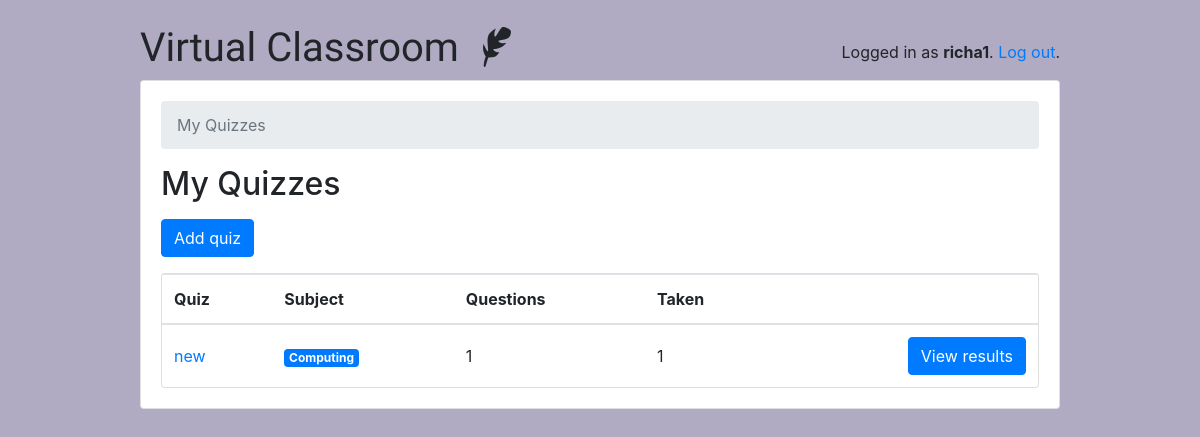
The app's page /teachers/ (signed in) with its own data.
### classroom/models.py (models this page shows, shortened)
class User(AbstractUser):
    is_student = models.BooleanField(default=False)
    is_teacher = models.BooleanField(default=False)

class Quiz(models.Model):
    owner = models.ForeignKey(User, on_delete=models.CASCADE, related_name='quizzes')
    name = models.CharField(max_length=255)
    subject = models.ForeignKey(Subject, on_delete=models.CASCADE, related_name='quizzes')

class Subject(models.Model):
    name = models.CharField(max_length=30)
    color = models.CharField(max_length=7, default='#007bff')
    def get_html_badge(self):
        name = escape(self.name)
        color = escape(self.color)
        html = '<span class="badge badge-primary" style="background-color: %s">%s</span>' % (color, name)
        return mark_safe(html)

### classroom/views/teachers.py (the view)
# urls.py: path('', students.QuizListView.as_view(), name='quiz_list'),
@method_decorator([login_required, teacher_required], name='dispatch')
class QuizListView(ListView):
    model = Quiz
    ordering = ('name', )
    context_object_name = 'quizzes'
    template_name = 'classroom/teachers/quiz_change_list.html'
    def get_queryset(self):
        queryset = self.request.user.quizzes \
            .select_related('subject') \
            .annotate(questions_count=Count('questions', distinct=True)) \
            .annotate(taken_count=Count('taken_quizzes', distinct=True))
        return queryset

### classroom/templates/classroom/teachers/quiz_change_list.html
{% extends 'base.html' %}
{% block content %}
  <nav aria-label="breadcrumb">
    <ol class="breadcrumb">
      <li class="breadcrumb-item active" aria-current="page">My Quizzes</li>
    </ol>
  </nav>
  <h2 class="mb-3">My Quizzes</h2>
  <a href="{% url 'teachers:quiz_add' %}" class="btn btn-primary mb-3" role="button">Add quiz</a>
  <div class="card">
    <table class="table mb-0">
      <thead>
        <tr>
          <th>Quiz</th>
          <th>Subject</th>
          <th>Questions</th>
          <th>Taken</th>
          <th></th>
        </tr>
      </thead>
      <tbody>
        {% for quiz in quizzes %}
          <tr>
            <td class="align-middle"><a href="{% url 'teachers:quiz_change' quiz.pk %}">{{ quiz.name }}</a></td>
            <td class="align-middle">{{ quiz.subject.get_html_badge }}</td>
            <td class="align-middle">{{ quiz.questions_count }}</td>
            <td class="align-middle">{{ quiz.taken_count }}</td>
            <td class="text-right">
              <a href="{% url 'teachers:quiz_results' quiz.pk %}" class="btn btn-primary">View results</a>
            </td>
          </tr>
        {% empty %}
          <tr>
            <td class="bg-light text-center font-italic" colspan="5">You haven't created any quiz yet.</td>
          </tr>
        {% endfor %}
      </tbody>
    </table>
  </div>
{% endblock %}

### templates/base.html (shortened to what this page needs)
{% load static %}<!doctype html>
<html lang="en">
  <head>
    <link rel="stylesheet" href="https://maxcdn.bootstrapcdn.com/bootstrap/4.0.0/css/bootstrap.min.css">
    <link rel="stylesheet" type="text/css" href="{% static 'vendor/fontello-2f186091/css/fontello.css' %}">
    <link rel="stylesheet" type="text/css" href="{% static 'css/app.css' %}">
    {% if user.is_authenticated and user.is_teacher %}
      <link rel="stylesheet" type="text/css" href="{% static 'css/teachers.css' %}">
    {% else %}
      <link rel="stylesheet" type="text/css" href="{% static 'css/students.css' %}">
    {% endif %}
  </head>
  <body>
    <div class="container my-4">
      <div class="row justify-content-center">
        <div class="col-md-10 col-sm-12">
          <div class="row">
            <div class="col-6">
              <h1 class="logo">
                <a href="{% url 'home' %}">
                  Virtual Classroom
                  {% if user.is_authenticated %}
                    {% if user.is_teacher %}
                      <span class="icon-feather" data-toggle="tooltip" data-placement="right" title="Teacher profile"></span>
                    {% else %}
                      <span class="icon-graduation-cap" data-toggle="tooltip" data-placement="right" title="Student profile"></span>
                    {% endif %}
                  {% endif %}
                </a>
              </h1>
            </div>
            <div class="col-6 text-right">
              {% if user.is_authenticated %}
                <p class="pt-3">Logged in as <strong>{{ user.username }}</strong>. <a href="{% url 'logout' %}">Log out</a>.</p>
              {% else %}
                <a href="{% url 'login' %}" class="btn btn-light" role="button">Log in</a>
                <a href="{% url 'signup' %}" class="btn btn-primary" role="button">Sign up</a>
              {% endif %}
            </div>
          </div>
          <div class="card mb-3">
            <div class="card-body">
              {% block content %}
              {% endblock %}
            </div>
          </div>
        </div>
      </div>
    </div>
  </body>
</html>

### static/css/app.css (style rules this page uses)
.logo { font-family: 'Clicker Script', cursive; }
.logo a { color: #212529; text-decoration: none; }

### static/css/teachers.css (style rules this page uses)
body { background-color: #b0aac2; }

### records on screen
User: username "richa1"
Quiz: name "new", subject.get_html_badge "Computing", questions_count "1", taken_count "1"
